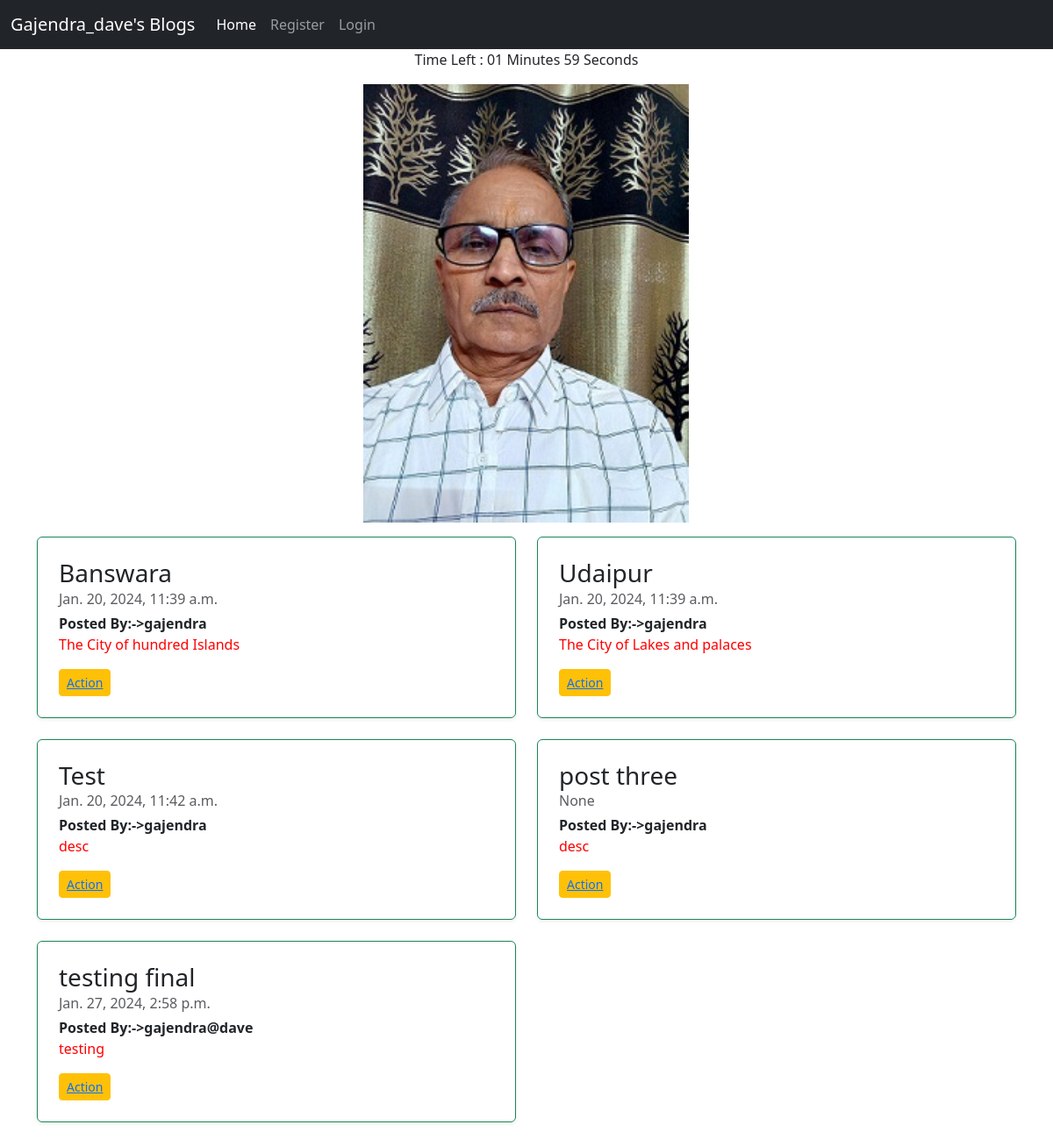
/, run on an earlier commit of the app's database.
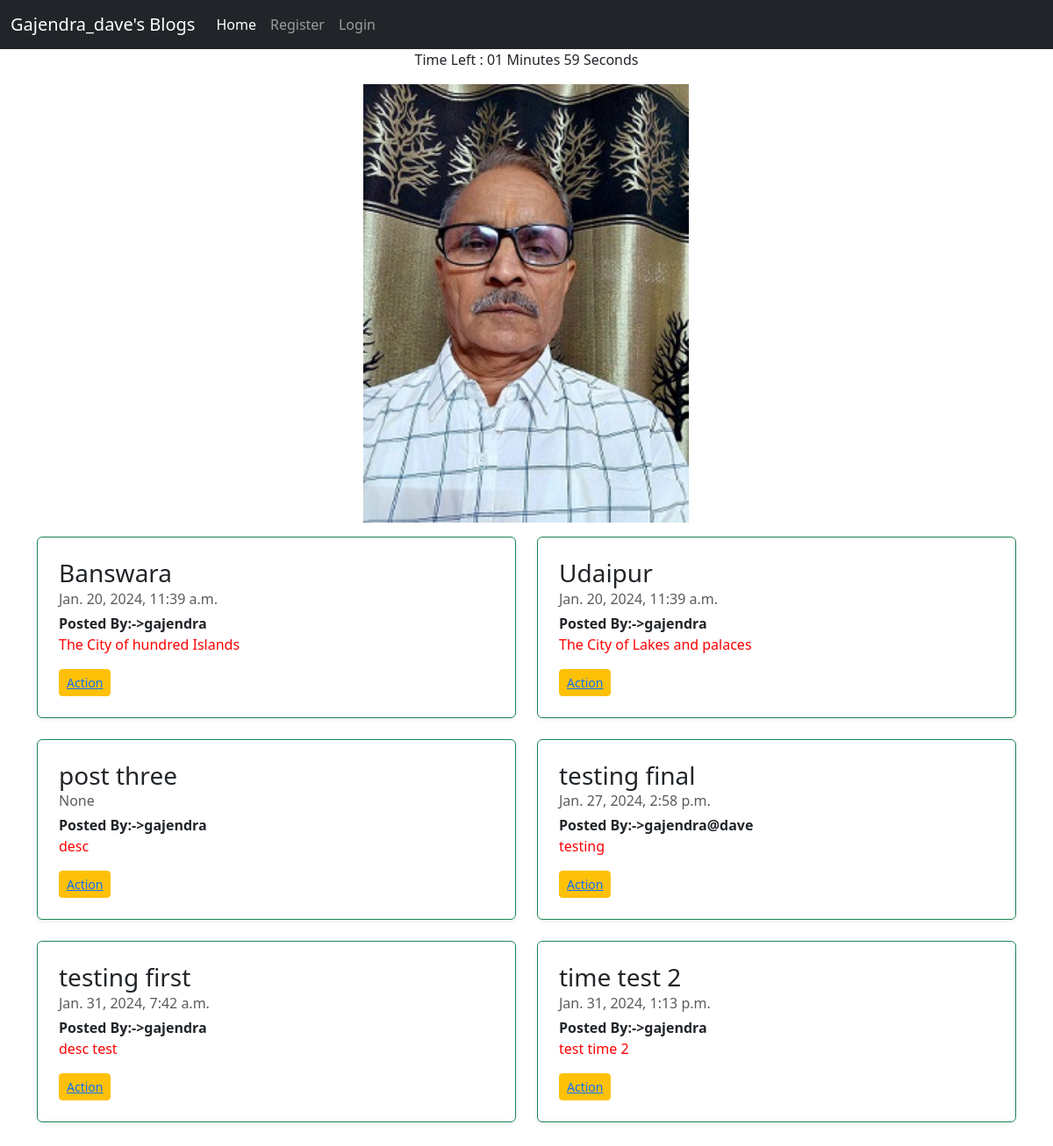
And on a later commit of the database.
### myapp/models.py (models this page shows, shortened)
class Blog(models.Model):
    user_id = models.ForeignKey(User,on_delete=models.CASCADE)
    title = models.CharField(max_length=150)
    desc = models.TextField(null=False)
    date = models.DateTimeField(default=datetime.now,null=True)

### myapp/views.py (the view)
# urls.py: path('',views.index,name='index'),
def index(request):
    blog = Blog.objects.all()
    return render(request, 'home.html', {'blogs': blog})

### templates/home.html (shortened to what this page needs)
{% extends 'base.html' %}
{% block body %}
{% load static %}
<div class="col-md-7  offset-4 ">
 <img src="{% static 'img/gk1.jpeg' %}" alt="blog" style='width: 57%; height: 500px;'>
</div>
<div class="row mb-2 my-3">
  {% for blog in blogs %}
  <div class="col-md-6">
    <div class="row g-0 border border-success rounded overflow-hidden flex-md-row mb-4 shadow-sm h-md-250 position-relative">
      <div class="col p-4 d-flex flex-column position-static">
        <h3 class="mb-0">{{blog.title}}</h3>
        <div class="mb-1 text-body-secondary">{{blog.date}}</div>
       <b>Posted By:->{{blog.user_id.username }} </b>
        <p class="card-text mb-auto " style = 'color:red;'>{{blog.desc}}</p>
        <div> <button class="btn btn-warning btn-sm mt-3"><a href="blog_detail/{{blog.id}}" >
          Action
        </a></button></div>
      </div>
    </div>
  </div>
  {% endfor %}
</div>
{% endblock body %}

### templates/base.html (shortened to what this page needs)
<!doctype html>
<html lang="en">
  <head>
    <link href="https://cdn.jsdelivr.net/npm/bootstrap@5.3.2/dist/css/bootstrap.min.css" rel="stylesheet">
  </head>
  <body>
    <nav class="navbar navbar-expand-lg navbar-dark bg-dark">
        <div class="container-fluid">
          <a class="navbar-brand" href="#">Gajendra_dave's Blogs</a>
          <div class="collapse navbar-collapse" id="navbarSupportedContent">
            <ul class="navbar-nav me-auto mb-2 mb-lg-0">
              <li class="nav-item">
                <a class="nav-link active" aria-current="page" href="/">Home</a>
              </li>
              {% if user.is_authenticated %}
              <li class="nav-item">
                <a class="nav-link" href="/"> {{ request.user }}</a>
              </li>
              <li class="nav-item">
                <a class="nav-link" href="post_blog">Post blog</a>
              </li>
              <li class="nav-item">
                <a class="nav-link" href="change_password">Change Password</a>
              </li>
              <li class="nav-item">
                <a class="nav-link" href="logout">Logout</a>
              </li>
              {% else %}
              <li class="nav-item">
                <a class="nav-link" href="register">Register</a>
              </li>
              <li class="nav-item">
                <a class="nav-link" href="login">Login</a>
              </li>
              {% endif %}
            </ul>
          </div>
        </div>
      </nav>
      <div id="total-time-left" align="center"> </div>
      <div class="container my-3">
    {% block body %}
    {% endblock body %}
</div>
  </body>
</html>

What changed in the data, as far as the page shows it:
removed Blog: title "Test", date "Jan. 20, 2024, 11:42 a.m.", user_id.username "gajendra", desc "desc"
added Blog: title "testing first", date "Jan. 31, 2024, 7:42 a.m.", user_id.username "gajendra", desc "desc test"
added Blog: title "time test 2", date "Jan. 31, 2024, 1:13 p.m.", user_id.username "gajendra", desc "test time 2"
